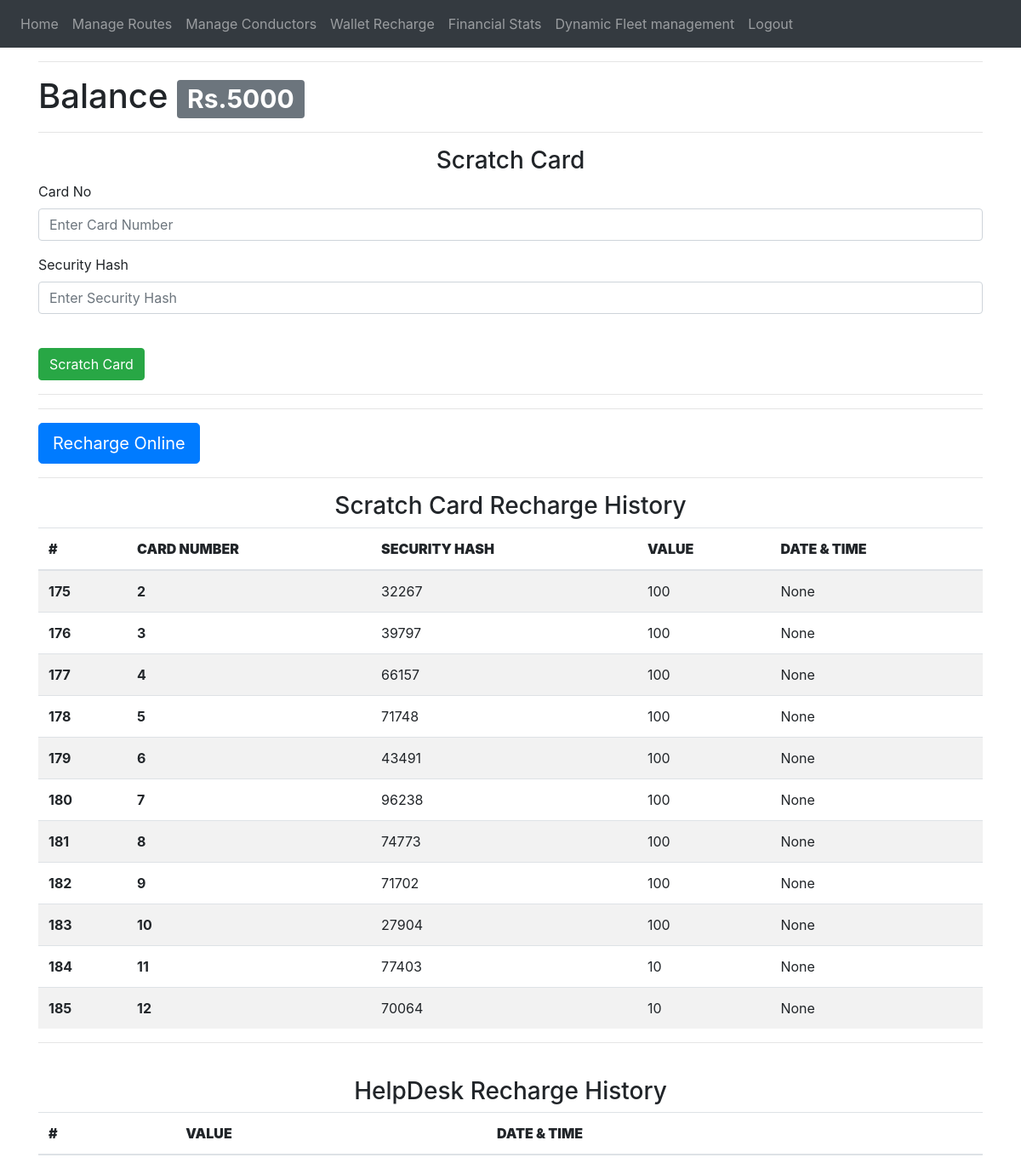
Page /user-wallet (signed in) on the earlier database version.
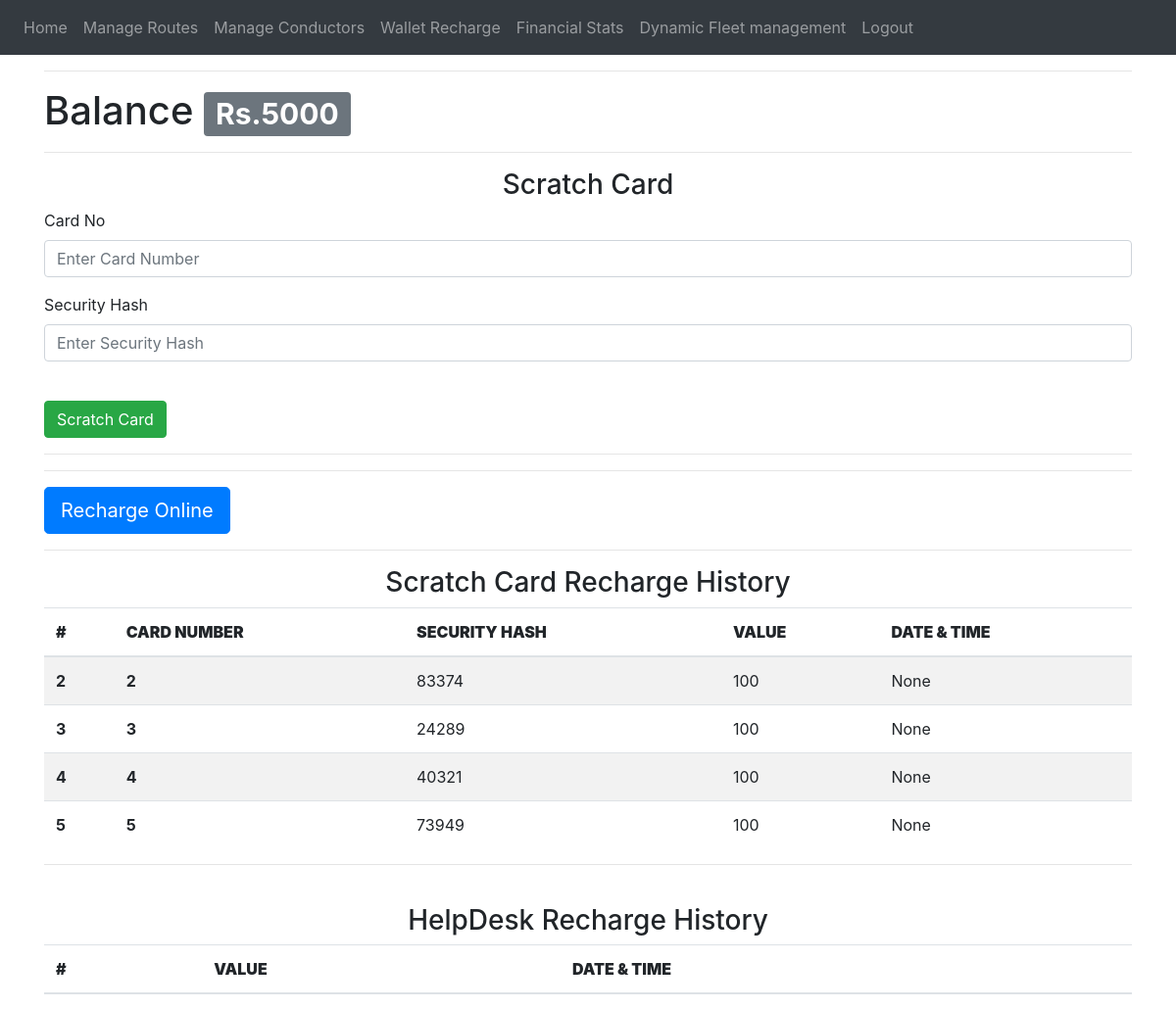
Same page on the later database version.
### website/models.py (models this page shows)
class User(db.Model, UserMixin):
    id = db.Column(db.Integer, primary_key=True)
    email = db.Column(db.String(150), unique=True)
    password = db.Column(db.String(150))
    name = db.Column(db.String(150))
    phone_number = db.Column(db.String(10))
    type = db.Column(db.String(1))
    account_number = db.Column(db.String(10))
    balance = db.Column(db.Integer)
    scratch_cards = db.relationship('Scratch_card')
    helpdesk_recharges = db.relationship('Helpdesk_recharge')
    trips = db.relationship('Trip')

class Scratch_card(db.Model,UserMixin):
    id = db.Column(db.Integer , primary_key = True)
    card_number =db.Column(db.Integer)
    security_hash = db.Column(db.Integer)
    value = db.Column(db.Integer)
    status = db.Column(db.String(1))
    user_id = db.Column(db.Integer , db.ForeignKey('user.id'))
    date = db.Column(db.String(10))

### website/views.py (the view, shortened to what this page needs)
@views.route('/user-wallet', methods=['GET', 'POST'])
@login_required
def user_wallet():
    history = current_user.scratch_cards
    help = current_user.helpdesk_recharges
    return render_template("user_wallet.html" , user = current_user , history=history , help = help )

### website/__init__.py (called while the page is built)
def create_app():
    app = Flask(__name__)
    app.config['SECRET_KEY'] = '#itsactuallyapassword'
    app.config['SQLALCHEMY_DATABASE_URI'] = f'sqlite:///{DB_NAME}'
    db.init_app(app)
    from .views import views
    from .auth import auth
    app.register_blueprint(views, url_prefix='/')
    app.register_blueprint(auth, url_prefix='/')
    from .models import User, Conductor_details
    create_database(app)
    login_manager = LoginManager()
    login_manager.login_view = 'auth.login'
    login_manager.init_app(app)
    @login_manager.user_loader
    def load_user(id):
        return User.query.get(int(id))
    return app

### website/templates/user_wallet.html (shortened to what this page needs)
{% extends "base.html" %}
{% block content %}
<hr>
<div>
  <h1>Balance <span class="badge badge-secondary">Rs.{{user.balance}}</span></h1>
<hr>
<form method="POST">
  <h3 align="center">Scratch Card</h3>
  <div class="form-group">
    <label for="from">Card No</label>
    <input
      type="text"
      class="form-control"
      id="card_number"
      name="card_number"
      placeholder="Enter Card Number"
    />
  </div>
  <div class="form-group">
    <label for="Security Hash">Security Hash</label>
    <input
      type="text"
      class="form-control"
      id="security_hash"
      name="security_hash"
      placeholder="Enter Security Hash"
    />
  </div>
  <br />
  <button type="submit" class="btn btn-primary btn-success">Scratch Card</button>
</form>
<hr>
<hr>
<div>
  <a class="btn btn-primary btn-lg " href="#" role="button">Recharge Online</a><br>
  <hr>
</div>
<div>
<h3 align="center">Scratch Card Recharge History</h3>
<table class="table table-striped">
  <thead>
    <tr>
      <th scope="col" ><b>#</b></th>
      <th scope="col"><b>CARD NUMBER</b></th>
      <th scope="col"><b>SECURITY HASH</b></th>
      <th scope="col"><b>VALUE</b></th>
      <th scope="col"><b>DATE & TIME</b></th>
    </tr>
  </thead>
  <tbody>
    {%for h in history%}
    <tr>
      <th>{{h.id}}</th>
      <th>{{h.card_number}}</th>
      <td>{{h.security_hash}}</td>
      <td>{{h.value}}</td>
      <td>{{h.date}}</td>
    </tr>
    {%endfor%}
  </tbody>
</table>
</div>
<hr><br>
<div>
  <h3 align="center">HelpDesk Recharge History</h3>
  <table class="table table-striped">
    <thead>
      <tr>
        <th scope="col" ><b>#</b></th>
        <th scope="col"><b>VALUE</b></th>
        <th scope="col"><b>DATE & TIME</b></th>
      </tr>
    </thead>
  </table>
  </div>
{% endblock %}

### website/templates/base.html (shortened to what this page needs)
<!DOCTYPE html>
<html>
  <head>
    <link
      rel="stylesheet"
      href="https://stackpath.bootstrapcdn.com/bootstrap/4.4.1/css/bootstrap.min.css"
    />
    <link
      rel="stylesheet"
      href="https://stackpath.bootstrapcdn.com/font-awesome/4.7.0/css/font-awesome.min.css"
    />
  </head>
  <body>
{%if user.is_authenticated %}
  {%if user.type == "A"%}
  <nav class="navbar navbar-expand-lg navbar-dark bg-dark">
    <div class="collapse navbar-collapse" id="navbar">
      <div class="navbar-nav">
        <a class="nav-item nav-link" id="home" href="/admin-home">Home</a>
        <a class="nav-item nav-link" id="home" href="/admin-manage-routes">Manage Routes</a>
        <a class="nav-item nav-link" id="home" href="/conductor-manage-trips">Manage Conductors </a>
        <a class="nav-item nav-link" id="home" href="/admin-wallet-recharge">Wallet Recharge</a>
        <a class="nav-item nav-link" id="home" href="/conductor-manage-trips">Financial Stats</a>
        <a class="nav-item nav-link" id="home" href="/conductor-manage-trips">Dynamic Fleet management</a>
        <a class="nav-item nav-link" id="logout" href="/logout">Logout</a>
      </div>
    </div>
  </nav>
  {%endif%}
{%endif%}
    <div class="container">{% block content %} {% endblock %}</div>
  </body>
</html>

Differences in the rows shown:
removed Scratch_card: id "175", card_number "2", security_hash "32267", value "100", date "None"
removed Scratch_card: id "176", card_number "3", security_hash "39797", value "100", date "None"
removed Scratch_card: id "177", card_number "4", security_hash "66157", value "100", date "None"
removed Scratch_card: id "178", card_number "5", security_hash "71748", value "100", date "None"
removed Scratch_card: id "179", card_number "6", security_hash "43491", value "100", date "None"
removed Scratch_card: id "180", card_number "7", security_hash "96238", value "100", date "None"
removed Scratch_card: id "181", card_number "8", security_hash "74773", value "100", date "None"
removed Scratch_card: id "182", card_number "9", security_hash "71702", value "100", date "None"
removed Scratch_card: id "183", card_number "10", security_hash "27904", value "100", date "None"
removed Scratch_card: id "184", card_number "11", security_hash "77403", value "10", date "None"
removed Scratch_card: id "185", card_number "12", security_hash "70064", value "10", date "None"
added Scratch_card: id "2", card_number "2", security_hash "83374", value "100", date "None"
added Scratch_card: id "3", card_number "3", security_hash "24289", value "100", date "None"
added Scratch_card: id "4", card_number "4", security_hash "40321", value "100", date "None"
added Scratch_card: id "5", card_number "5", security_hash "73949", value "100", date "None"
